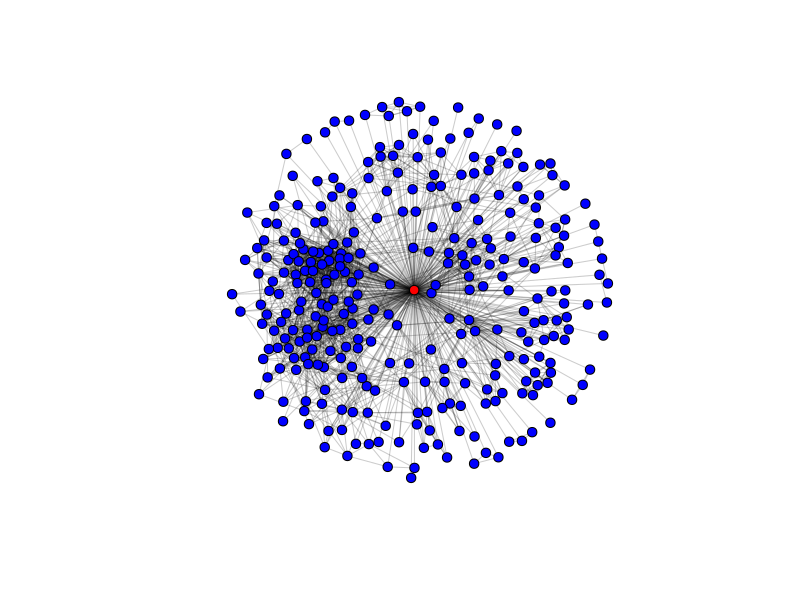
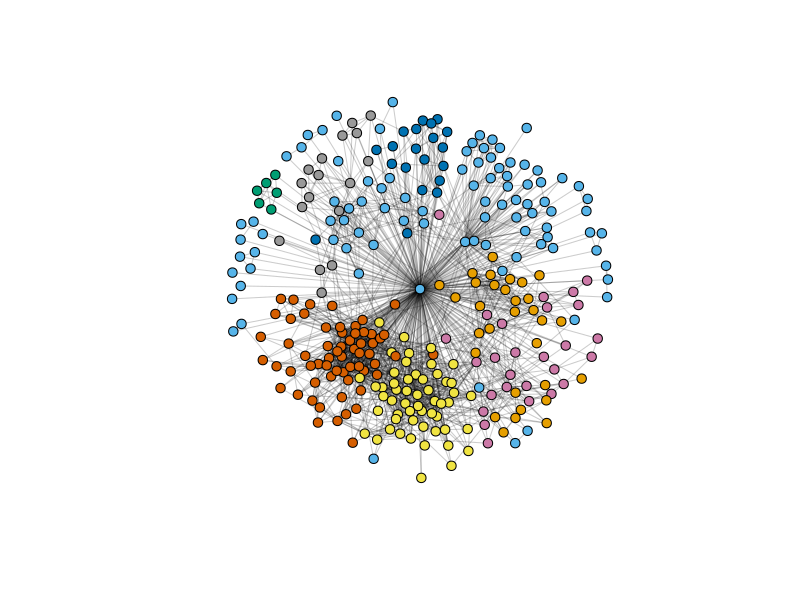

R code for these plots, in order:
library(igraph)
# read graph from csv file
dat = read.csv('graph-0.csv', header=TRUE, row.names=1, check.names=FALSE)
m = as.matrix(dat)
# build graph from adjacency matrix
g = graph.adjacency(m,mode="undirected",weighted=NULL)

# plots the graph
E(g)$color <- rgb(0,0,0,alpha=.2)
ego <- names(which.max(degree(g)))
V(g)[V(g) != ego]$color = 'blue'
V(g)[ego]$color = 'red'

windows()
plot(g, vertex.label=NA, vertex.size=5, layout=layout.fruchterman.reingold)
wc <- spinglass.community(g)
modularity(wc)
plot(g, vertex.label=NA, vertex.size=5, vertex.color=membership(wc),layout=layout.fruchterman.reingold)

